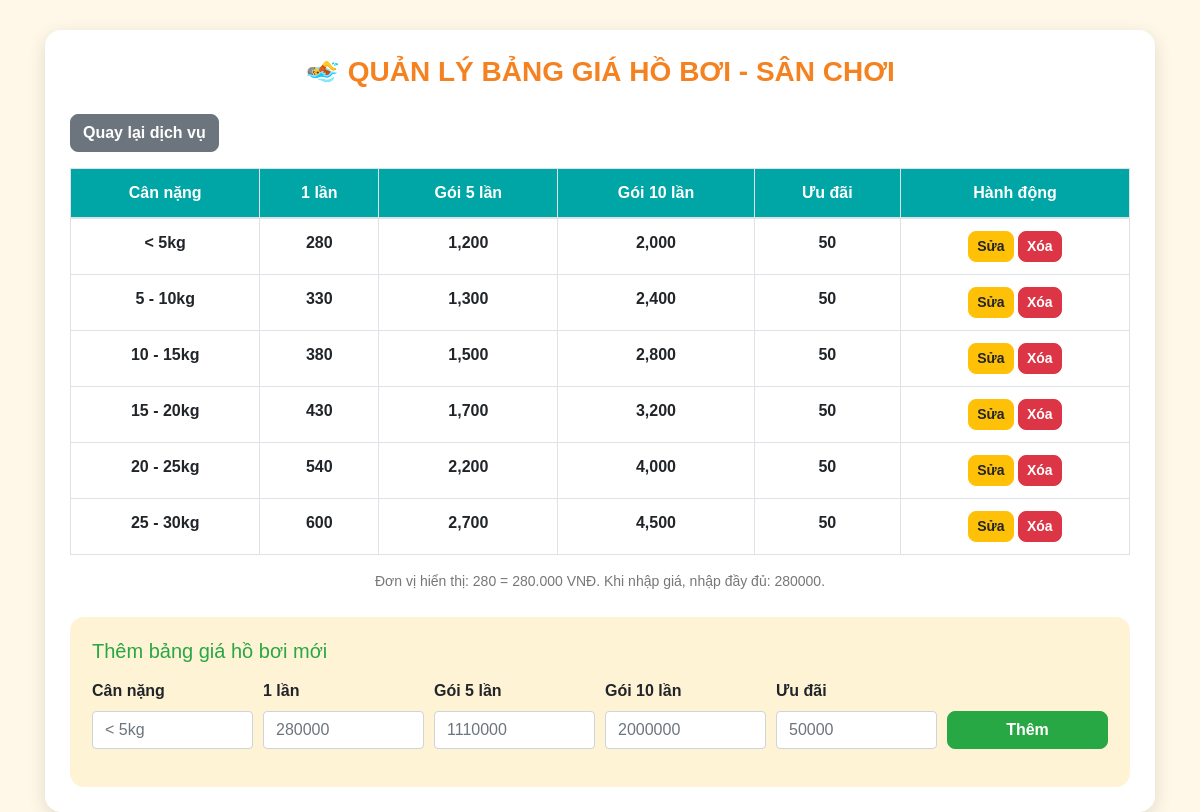
Screenshot of /admin/ho_boi.php with the database file from the repository.
### tables this page shows
CREATE TABLE `dich_vu_ho_boi` (
  `id` int(11) NOT NULL,
  `can_nang` varchar(50) NOT NULL,
  `mot_lan` int(11) NOT NULL,
  `goi_5_lan` int(11) NOT NULL,
  `goi_10_lan` int(11) NOT NULL,
  `uu_dai` int(11) DEFAULT 50000
);

### admin/ho_boi.php (the view, shortened to what this page needs)
<?php
include("../config/ket_noi_csdl.php");
$edit_data = null;
$result = $conn->query("SELECT * FROM dich_vu_ho_boi ORDER BY id ASC");
?>
<!DOCTYPE html>
<html lang="vi">
<head>
    <link href="https://cdn.jsdelivr.net/npm/bootstrap@4.6.2/dist/css/bootstrap.min.css" rel="stylesheet">
</head>
<body>
<div class="container">
    <div class="box">
        <h3>🏊 QUẢN LÝ BẢNG GIÁ HỒ BƠI - SÂN CHƠI</h3>
       <div class="mb-3">
    <a href="dich_vu.php" class="btn btn-secondary">Quay lại dịch vụ</a>
</div>
        <table class="table table-bordered table-hover">
            <thead>
                <tr>
                    <th>Cân nặng</th>
                    <th>1 lần</th>
                    <th>Gói 5 lần</th>
                    <th>Gói 10 lần</th>
                    <th>Ưu đãi</th>
                    <th>Hành động</th>
                </tr>
            </thead>
            <tbody>
                <?php if ($result && $result->num_rows > 0) { ?>
                    <?php while ($row = $result->fetch_assoc()) { ?>
                        <tr>
                            <td><?php echo htmlspecialchars($row['can_nang']); ?></td>
                            <td><?php echo number_format($row['mot_lan'] / 1000); ?></td>
                            <td><?php echo number_format($row['goi_5_lan'] / 1000); ?></td>
                            <td><?php echo number_format($row['goi_10_lan'] / 1000); ?></td>
                            <td><?php echo number_format($row['uu_dai'] / 1000); ?></td>
                            <td>
                                <a href="?action=edit&id=<?php echo intval($row['id']); ?>"
                                   class="btn btn-warning btn-sm">
                                    Sửa
                                </a>
                                <a href="?action=delete&id=<?php echo intval($row['id']); ?>"
                                   class="btn btn-danger btn-sm"
                                   onclick="return confirm('Bạn có chắc muốn xóa dòng giá này không?')">
                                    Xóa
                                </a>
                            </td>
                        </tr>
                    <?php } ?>
                <?php } ?>
            </tbody>
        </table>
        <p class="note">
            Đơn vị hiển thị: 280 = 280.000 VNĐ. Khi nhập giá, nhập đầy đủ: 280000.
        </p>
        <div class="form-box">
            <?php if (isset($edit_data) && $edit_data) { ?>
                <h5 class="mb-3 text-warning">Sửa bảng giá hồ bơi</h5>
                <form method="POST" action="ho_boi.php">
                    <input type="hidden" name="form_action" value="edit">
                    <input type="hidden" name="id" value="<?php echo intval($edit_data['id']); ?>">
                    <div class="form-row">
                        <div class="form-group col-md-2">
                            <label>Cân nặng</label>
                            <input type="text" name="can_nang" class="form-control"
                                   value="<?php echo htmlspecialchars($edit_data['can_nang']); ?>" required>
                        </div>
                        <div class="form-group col-md-2">
                            <label>1 lần</label>
                            <input type="number" name="mot_lan" class="form-control"
                                   value="<?php echo intval($edit_data['mot_lan']); ?>" required>
                        </div>
                        <div class="form-group col-md-2">
                            <label>Gói 5 lần</label>
                            <input type="number" name="goi_5_lan" class="form-control"
                                   value="<?php echo intval($edit_data['goi_5_lan']); ?>" required>
                        </div>
                        <div class="form-group col-md-2">
                            <label>Gói 10 lần</label>
                            <input type="number" name="goi_10_lan" class="form-control"
                                   value="<?php echo intval($edit_data['goi_10_lan']); ?>" required>
                        </div>
                        <div class="form-group col-md-2">
                            <label>Ưu đãi</label>
                            <input type="number" name="uu_dai" class="form-control"
                                   value="<?php echo intval($edit_data['uu_dai']); ?>" required>
                        </div>
                        <div class="form-group col-md-2 d-flex align-items-end">
                            <button type="submit" class="btn btn-warning btn-block">
                                Cập nhật
                            </button>
                        </div>
                    </div>
                    <a href="ho_boi.php" class="btn btn-secondary btn-sm">Hủy sửa</a>
                </form>
            <?php } else { ?>
                <h5 class="mb-3 text-success">Thêm bảng giá hồ bơi mới</h5>
                <form method="POST" action="ho_boi.php">
                    <div class="form-row">
                        <div class="form-group col-md-2">
                            <label>Cân nặng</label>
                            <input type="text" name="can_nang" class="form-control" placeholder="< 5kg" required>
                        </div>
                        <div class="form-group col-md-2">
                            <label>1 lần</label>
                            <input type="number" name="mot_lan" class="form-control" placeholder="280000" required>
                        </div>
                        <div class="form-group col-md-2">
                            <label>Gói 5 lần</label>
                            <input type="number" name="goi_5_lan" class="form-control" placeholder="1110000" required>
                        </div>
                        <div class="form-group col-md-2">
                            <label>Gói 10 lần</label>
                            <input type="number" name="goi_10_lan" class="form-control" placeholder="2000000" required>
                        </div>
                        <div class="form-group col-md-2">
                            <label>Ưu đãi</label>
                            <input type="number" name="uu_dai" class="form-control" placeholder="50000" required>
                        </div>
                        <div class="form-group col-md-2 d-flex align-items-end">
                            <button type="submit" class="btn btn-success btn-block">
                                Thêm
                            </button>
                        </div>
                    </div>
                </form>
            <?php } ?>
        </div>
    </div>
</div>
</body>
</html>

### admin/ho_boi.php (style rules this page uses)
body { background: #fff8e8; font-family: Arial, sans-serif; }
.box { background: white; padding: 25px; border-radius: 16px; margin-top: 30px; box-shadow: 0 5px 18px rgba(0,0,0,0.12); }
h3 { color: #f58220; text-align: center; font-weight: bold; margin-bottom: 25px; }
th { background: #00a6a6; color: white; text-align: center; white-space: nowrap; }
td { text-align: center; vertical-align: middle; font-weight: 600; }
.form-box { background: #fff3d6; padding: 22px; border-radius: 14px; margin-top: 25px; }
.btn { border-radius: 8px; font-weight: 600; }
label { font-weight: 600; }
.note { color: #777; font-size: 14px; text-align: center; margin-top: 15px; }

### rows the page displays
dich_vu_ho_boi: can_nang "< 5kg", $row['mot_lan']/1000 "280", $row['goi_5_lan']/1000 "1,200", $row['goi_10_lan']/1000 "2,000", $row['uu_dai']/1000 "50"
dich_vu_ho_boi: can_nang "5 - 10kg", $row['mot_lan']/1000 "330", $row['goi_5_lan']/1000 "1,300", $row['goi_10_lan']/1000 "2,400", $row['uu_dai']/1000 "50"
dich_vu_ho_boi: can_nang "10 - 15kg", $row['mot_lan']/1000 "380", $row['goi_5_lan']/1000 "1,500", $row['goi_10_lan']/1000 "2,800", $row['uu_dai']/1000 "50"
dich_vu_ho_boi: can_nang "15 - 20kg", $row['mot_lan']/1000 "430", $row['goi_5_lan']/1000 "1,700", $row['goi_10_lan']/1000 "3,200", $row['uu_dai']/1000 "50"
dich_vu_ho_boi: can_nang "20 - 25kg", $row['mot_lan']/1000 "540", $row['goi_5_lan']/1000 "2,200", $row['goi_10_lan']/1000 "4,000", $row['uu_dai']/1000 "50"
dich_vu_ho_boi: can_nang "25 - 30kg", $row['mot_lan']/1000 "600", $row['goi_5_lan']/1000 "2,700", $row['goi_10_lan']/1000 "4,500", $row['uu_dai']/1000 "50"
